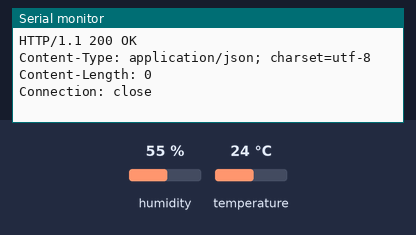
Recording of a sketch running on a simulated ESP8266 (NodeMCU). Shown: the last lines printed to the serial monitor. Inputs (shaded band) come from the test bench; at power-on: humidity 55 %, temperature 24 °C. WiFi joins after 1.5 s; servers stay silent unless stated; uploads are accepted with an empty reply.

Above: at 2.7 s.
2.8 s: humidity set to 22 %
At 4.7 s:
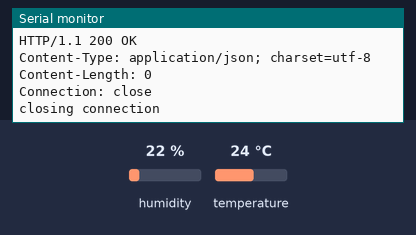
9.5 s: temperature set to 12 °C
At 11.8 s:
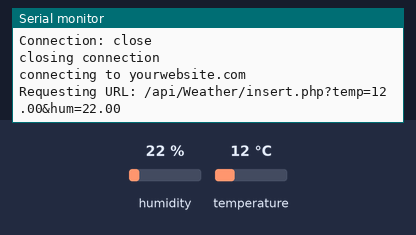
15.2 s: humidity set to 40 %
At 16.06 s:
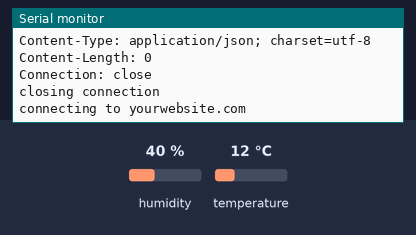
Timing chart, 0 to 18.2 s (numbered marks = the images above; inputs shaded):
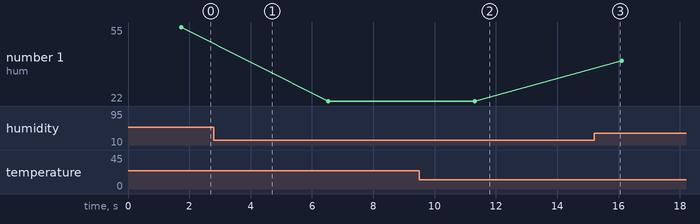

The sketch:

Arduino.ino
```cpp
#include <ESP8266WiFi.h>
#include "DHT.h"

#define DHTPIN D1
#define DHTTYPE DHT11

const char* ssid     = "wifi name";
const char* password = "wifi password";
const char* host = "yourwebsite.com";
DHT dht(DHTPIN, DHTTYPE);

void setup() {
  Serial.begin(115200);
  delay(10);
  dht.begin();
  Serial.println();
  Serial.println();
  Serial.print("Connecting to ");
  Serial.println(ssid);

  WiFi.begin(ssid, password);
  while (WiFi.status() != WL_CONNECTED) {
    delay(500);
    Serial.print(".");
  }

  Serial.println("");
  Serial.println("WiFi connected");
  Serial.println("IP address: ");
  Serial.println(WiFi.localIP());
  Serial.print("Netmask: ");
  Serial.println(WiFi.subnetMask());
  Serial.print("Gateway: ");
  Serial.println(WiFi.gatewayIP());
}
void loop() {
  float h = dht.readHumidity();
  // Read temperature as Celsius (the default)
  float t = dht.readTemperature();
  if (isnan(h) || isnan(t)) {
    Serial.println("Failed to read from DHT sensor!");
    return;
  }

  Serial.print("connecting to ");
  Serial.println(host);

  WiFiClient client;
  const int httpPort = 80;
  if (!client.connect(host, httpPort)) {
    Serial.println("connection failed");
    return;
  }

  String url = "/api/Weather/insert.php?temp=" + String(t) + "&hum=" + String(h);
  Serial.print("Requesting URL: ");
  Serial.println(url);

  client.print(String("GET ") + url + " HTTP/1.1\r\n" +
               "Host: " + host + "\r\n" +
               "Connection: close\r\n\r\n");
  delay(500);

  while (client.available()) {
    String line = client.readStringUntil('\r');
    Serial.print(line);
  }

  Serial.println();
  Serial.println("closing connection");
  delay(3000);
}
```

Measured:
- after the input at 9.5 s, the serial monitor: prints a new line after 1.8 s (image 2)
- plotted number 1: 55 → 22 after the input at 2.8 s, 22 → 40 after the input at 15.2 s
